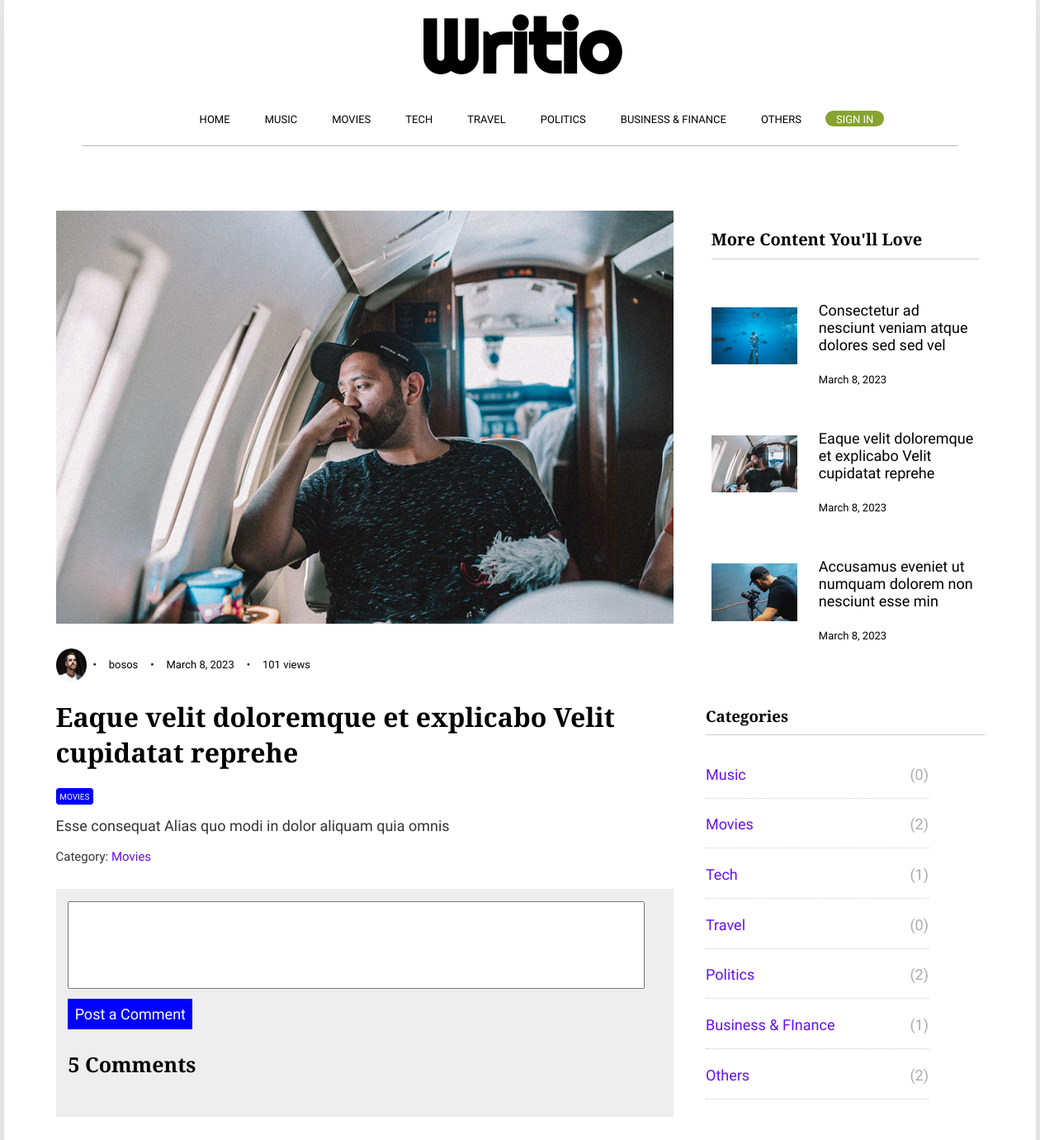
The app's page /blog/2/ with its own data.
### blog/models.py (models this page shows, shortened)
class Category(models.Model):
	name = models.CharField(max_length=30)
	def __str__(self):
		return self.name

class Blog(models.Model):
	title = models.CharField(max_length=60)
	content = models.TextField(default="")
	snippet = models.TextField(max_length=200, default="")
	cover_image = models.ImageField(upload_to='cover_photos', blank=True)
	author = models.ForeignKey(
		CustomUser, on_delete=models.CASCADE, null=True, blank=True, related_name="user")
	category = models.ForeignKey(
		Category, on_delete=models.CASCADE, null=True, blank=True, related_name="category")
	publish_date = models.DateTimeField(auto_now_add=True)
	tags = models.CharField(max_length=60, blank=True)
	views = models.PositiveIntegerField(default=0)

class CustomUser(AbstractUser):
	profile_picture = models.ImageField(upload_to='profile_pics', blank=True)
	bio = models.CharField(max_length=100, blank=True)

### blog/views.py (the view, shortened to what this page needs)
# urls.py: path("blog/<int:blog_id>/", views.single_blog, name="single_blog"),
def single_blog(request, blog_id):
	blog = Blog.objects.get(pk=blog_id)
	if get_current_user(request) != blog.author:
			blog.views += 1
	blog.save()
	return render(request, "blog/single_blog.html", {
		"blog": blog,
		"threeblogs": get_random_posts(),
		"categories": get_all_categories(),
		"allposts": get_category_number(),
		"comments": get_comments(blog_id)
		})

### blog/utils.py (called while the page is built)
def get_current_user(request):
	currentUser = request.user
	return currentUser

def get_category_number():
	categories = Category.objects.all()
	totalpost = []
	for category in categories:
		post = Blog.objects.filter(category=category)
		number = len(post)
		totalpost.append(number)
	return zip(categories, totalpost)

def get_random_posts():
	allrandomblogs = Blog.objects.all()
	threerandomblogs = random.sample(list(allrandomblogs), 3)
	return threerandomblogs

def get_all_categories():
	categories = Category.objects.all()
	return categories

def get_comments(blog_id):
	comments = Comment.objects.all().filter(post=blog_id).order_by("-comment_date")
	number_of_comments = len(comments)
	return comments

### blog/templates/blog/single_blog.html (shortened to what this page needs)
{% extends "blog/layout.html" %}
{% load static %}
{% block content %}
	<div class="all_posts">
		<div class="content">
			<div class="posts">
				<div class="single_post">
					<img src="{{ MEDIA_URL }}{{ blog.cover_image.url }}">
					<div class="detail">
						<img src="{{ MEDIA_URL }}{{ blog.author.profile_picture.url }}">
						<span>•</span>
						<p>{{ blog.author }}</p>
						<span>•</span>
						<p>{{ blog.publish_date.date }}</p>
						<span>•</span>
						<p>{{ blog.views }} views</p>
					</div>
					<div class="main_blog">
						<h1>{{ blog.title }}</h1>
						<div class="badges">
							<div class="badge">{{ blog.category }}</div>
						</div>
						<p>
							{{ blog.content }}
						</p>
						<div class="category">Category: <a href="{% url 'category' blog.category %}">{{ blog.category }}</a></div>
					</div>
					<div class="comments">
						<form method="post" action="{% url 'single_blog' blog.id %}">
							<textarea name="comment" id="comment" class="bio"></textarea>
							<input type="submit" name="postcomment" value="Post a Comment" class="submit_btn">
						</form>
						<h3>5 Comments</h3>
					</div>
				</div>
			</div>
			<div class="popular_posts">
				<h3>More Content You'll Love</h3>
				<ul>
					{% for blog in threeblogs %}
						<li>
							<a href="{% url 'single_blog' blog.id %}">
								<div class="pop_container">
									<img src="{{ MEDIA_URL }}{{ blog.cover_image.url }}">
									<div class="det_cont">
										<h4>{{ blog.title }}</h4>
										<p>{{ blog.publish_date.date }}</p>
									</div>
								</div>
							</a>
						</li>
					{% endfor %}
				</ul>
			</div>
			<div class="categories">
				<h3>Categories</h3>
				<ul>
					{% for category,number in allposts %}
						<li>
							<a href="{% url 'category' category %}">
								<p class="cat_name">{{ category }}</p>
								<p class="cat_num">({{ number }})</p>
							</a>
						</li>
					{% endfor %}
				</ul>
			</div>
		</div>
	</div>
{% endblock %}

### blog/templates/blog/layout.html (shortened to what this page needs)
{% load static %}
<!DOCTYPE html>
<html>
  <head>
    <link rel="stylesheet" type="text/css" href="{% static 'blog/css/styles.css' %}">
  </head>
  <body>
    <div class="wrap">
      <header>
        <div class="site-logo">
          <h1>Writio</h1>
        </div>
        <nav>
          <ul>
            <li><a href="{% url 'index' %}">Home</a></li>
            {% for category in categories %}
              <li><a href="{% url 'category' category %}">{{ category }}</a></li>
            {% endfor %}
            {% if user.is_authenticated %}
              <li class="write"><a href="{% url 'write' %}">WRITE</a></li>
              <li class="logout"><a href="{% url 'logout' %}">Log Out</a></li>
            {% else %}
              <li class="signin"><a href="{% url 'login' %}">Sign In</a></li>
            {% endif %}
          </ul>
          <div class="ruler"></div>
        </nav>
      </header>
      <main>
        <div class="container">
          {% block content %}{% endblock %}
        </main>
      </div>
    </body>
  </html>

### records on screen
Category: name "MUSIC", name "Music", number "0"
Category: name "MOVIES", name "Movies", id "2"
Category: name "TECH", name "Tech", number "1"
Category: name "TRAVEL", name "Travel", number "0"
Category: name "POLITICS", name "Politics", number "2"
Category: name "BUSINESS & FINANCE", name "Business & FInance", number "1"
Category: name "OTHERS", name "Others", number "2"
Blog: cover_image (picture), author.profile_picture (picture), author "bosos", publish_date "March 8, 2023", views "101", title "Eaque velit doloremque et explicabo Velit cupidatat reprehe", category "MOVIES", content "Esse consequat Alias quo modi in dolor aliquam quia omnis", category "Movies"
Blog: cover_image (picture), title "Consectetur ad nesciunt veniam atque dolores sed sed vel", publish_date "March 8, 2023"
Blog: cover_image (picture), title "Accusamus eveniet ut numquam dolorem non nesciunt esse min", publish_date "March 8, 2023"
